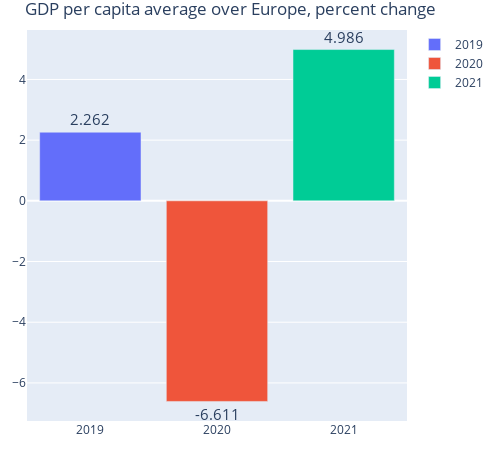

Here is the notebook cell this chart was saved with:
### Markdown cell above
**What can we see from this?**

Of course looking directly at all the data doesn't give us a lot of information, but analyzing it a bit further, we can see some details which are going to be addressed.

### Code cell


### Figure 1 — Plotly figure (JSON) as saved in the notebook; plotly's stock layout.template omitted (floating-point values rounded to 4 significant figures)
{"data": [{"name": "2019", "text": ["2.2618780487804884"], "textposition": "outside", "texttemplate": "%{text:.4s}", "type": "bar", "x": ["2019"], "y": [2.262]}, {"name": "2020", "text": ["-6.6109024390243905"], "textposition": "outside", "texttemplate": "%{text:.4s}", "type": "bar", "x": ["2020"], "y": [-6.611]}, {"name": "2021", "text": ["4.985829268292684"], "textposition": "outside", "texttemplate": "%{text:.4s}", "type": "bar", "x": ["2021"], "y": [4.986]}], "layout": {"height": 450, "hovermode": "x", "margin": {"b": 20, "l": 20, "r": 20, "t": 30}, "title": {"text": "GDP per capita average over Europe, percent change"}, "uniformtext": {"minsize": 15, "mode": "hide"}, "width": 500, "xaxis": {"autorange": true, "range": [2018.0, 2022.0], "type": "linear"}, "yaxis": {"autorange": true, "range": [-7.255, 5.63], "type": "linear"}}}
